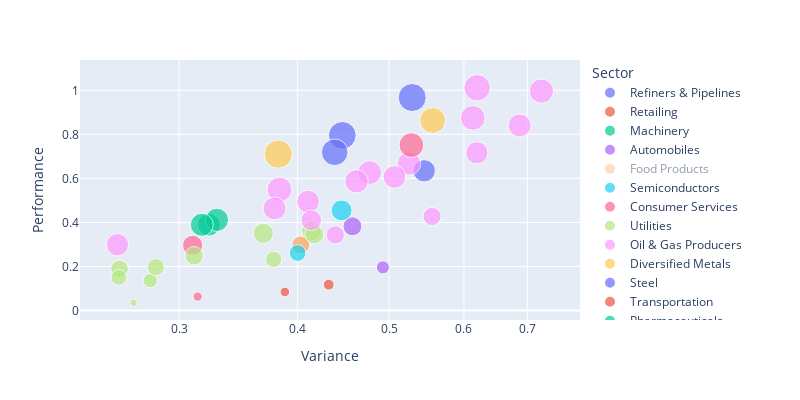

Here is the notebook cell this chart was saved with:
### Code cell
fig2 = px.scatter(worst_50_stocks, x="Variance", y="Performance",
	         size="Sharpe Ratio", color="Sector",color_continuous_scale='magma',
                 hover_name="Stock", log_x=True,width=800, height=400)

fig2.show()

### Figure 1 — Plotly figure (JSON) as saved in the notebook; plotly's stock layout.template omitted (floating-point values rounded to 4 significant figures)
{"data": [{"hovertemplate": "<b>%{hovertext}</b><br><br>Sector=Refiners & Pipelines<br>Variance=%{x}<br>Performance=%{y}<br>Sharpe Ratio=%{marker.size}<extra></extra>", "hovertext": ["VLO", "TRGP"], "legendgroup": "Refiners & Pipelines", "marker": {"color": "#636efa", "size": [1.165, 1.828], "sizemode": "area", "sizeref": 0.004651, "symbol": "circle"}, "mode": "markers", "name": "Refiners & Pipelines", "orientation": "v", "showlegend": true, "type": "scatter", "x": [0.5447, 0.529], "xaxis": "x", "y": [0.6345, 0.9673], "yaxis": "y"}, {"hovertemplate": "<b>%{hovertext}</b><br><br>Sector=Retailing<br>Variance=%{x}<br>Performance=%{y}<br>Sharpe Ratio=%{marker.size}<extra></extra>", "hovertext": ["AMZN"], "legendgroup": "Retailing", "marker": {"color": "#EF553B", "size": [0.2181], "sizemode": "area", "sizeref": 0.004651, "symbol": "circle"}, "mode": "markers", "name": "Retailing", "orientation": "v", "showlegend": true, "type": "scatter", "x": [0.3881], "xaxis": "x", "y": [0.08463], "yaxis": "y"}, {"hovertemplate": "<b>%{hovertext}</b><br><br>Sector=Machinery<br>Variance=%{x}<br>Performance=%{y}<br>Sharpe Ratio=%{marker.size}<extra></extra>", "hovertext": ["SNA", "CAT"], "legendgroup": "Machinery", "marker": {"color": "#00cc96", "size": [1.208, 1.252], "sizemode": "area", "sizeref": 0.004651, "symbol": "circle"}, "mode": "markers", "name": "Machinery", "orientation": "v", "showlegend": true, "type": "scatter", "x": [0.3226, 0.3289], "xaxis": "x", "y": [0.3898, 0.4119], "yaxis": "y"}, {"hovertemplate": "<b>%{hovertext}</b><br><br>Sector=Automobiles<br>Variance=%{x}<br>Performance=%{y}<br>Sharpe Ratio=%{marker.size}<extra></extra>", "hovertext": ["GM"], "legendgroup": "Automobiles", "marker": {"color": "#ab63fa", "size": [0.8361], "sizemode": "area", "sizeref": 0.004651, "symbol": "circle"}, "mode": "markers", "name": "Automobiles", "orientation": "v", "showlegend": true, "type": "scatter", "x": [0.4574], "xaxis": "x", "y": [0.3824], "yaxis": "y"}, {"hovertemplate": "<b>%{hovertext}</b><br><br>Sector=Food Products<br>Variance=%{x}<br>Performance=%{y}<br>Sharpe Ratio=%{marker.size}<extra></extra>", "hovertext": ["SJM", "CAG", "KHC", "ADM", "TSN"], "legendgroup": "Food Products", "marker": {"color": "#FFA15A", "size": [0.7539, 0.7229, 0.9147, 1.382, 0.348], "sizemode": "area", "sizeref": 0.004651, "symbol": "circle"}, "mode": "markers", "name": "Food Products", "orientation": "v", "showlegend": true, "type": "scatter", "visible": "legendonly", "x": [0.2464, 0.2345, 0.2678, 0.2872, 0.2912], "xaxis": "x", "y": [0.1858, 0.1695, 0.245, 0.3968, 0.1014], "yaxis": "y"}, {"hovertemplate": "<b>%{hovertext}</b><br><br>Sector=Semiconductors<br>Variance=%{x}<br>Performance=%{y}<br>Sharpe Ratio=%{marker.size}<extra></extra>", "hovertext": ["MCHP"], "legendgroup": "Semiconductors", "marker": {"color": "#19d3f3", "size": [1.021], "sizemode": "area", "sizeref": 0.004651, "symbol": "circle"}, "mode": "markers", "name": "Semiconductors", "orientation": "v", "showlegend": true, "type": "scatter", "x": [0.4455], "xaxis": "x", "y": [0.4547], "yaxis": "y"}, {"hovertemplate": "<b>%{hovertext}</b><br><br>Sector=Consumer Services<br>Variance=%{x}<br>Performance=%{y}<br>Sharpe Ratio=%{marker.size}<extra></extra>", "hovertext": ["DPZ"], "legendgroup": "Consumer Services", "marker": {"color": "#FF6692", "size": [0.2017], "sizemode": "area", "sizeref": 0.004651, "symbol": "circle"}, "mode": "markers", "name": "Consumer Services", "orientation": "v", "showlegend": true, "type": "scatter", "x": [0.3139], "xaxis": "x", "y": [0.06332], "yaxis": "y"}, {"hovertemplate": "<b>%{hovertext}</b><br><br>Sector=Utilities<br>Variance=%{x}<br>Performance=%{y}<br>Sharpe Ratio=%{marker.size}<extra></extra>", "hovertext": ["PNW", "NRG", "SO", "PPL", "AES", "ATO", "PCG"], "legendgroup": "Utilities", "marker": {"color": "#B6E880", "size": [0.486, 0.6154, 0.7285, 0.6943, 0.9516, 0.5788, 0.8714], "sizemode": "area", "sizeref": 0.004651, "symbol": "circle"}, "mode": "markers", "name": "Utilities", "orientation": "v", "showlegend": true, "type": "scatter", "x": [0.2797, 0.3776, 0.2595, 0.2835, 0.3682, 0.2591, 0.4137], "xaxis": "x", "y": [0.1359, 0.2324, 0.189, 0.1969, 0.3504, 0.1499, 0.3605], "yaxis": "y"}, {"hovertemplate": "<b>%{hovertext}</b><br><br>Sector=Oil & Gas Producers<br>Variance=%{x}<br>Performance=%{y}<br>Sharpe Ratio=%{marker.size}<extra></extra>", "hovertext": ["HES", "DVN", "COP", "EOG", "XOM", "PXD", "EQT", "CVX", "APA", "MRO", "OXY", "CTRA"], "legendgroup": "Oil & Gas Producers", "marker": {"color": "#FF97FF", "size": [1.272, 1.633, 1.314, 1.197, 1.435, 1.27, 1.157, 1.226, 1.376, 1.427, 1.223, 0.7835], "sizemode": "area", "sizeref": 0.004651, "symbol": "circle"}, "mode": "markers", "name": "Oil & Gas Producers", "orientation": "v", "showlegend": true, "type": "scatter", "x": [0.5249, 0.6195, 0.4769, 0.5067, 0.383, 0.462, 0.6192, 0.3784, 0.7244, 0.613, 0.687, 0.4387], "xaxis": "x", "y": [0.6676, 1.011, 0.6266, 0.6067, 0.5498, 0.5868, 0.7162, 0.4639, 0.9965, 0.8748, 0.8404, 0.3437], "yaxis": "y"}, {"hovertemplate": "<b>%{hovertext}</b><br><br>Sector=Diversified Metals<br>Variance=%{x}<br>Performance=%{y}<br>Sharpe Ratio=%{marker.size}<extra></extra>", "hovertext": ["FCX"], "legendgroup": "Diversified Metals", "marker": {"color": "#FECB52", "size": [1.553], "sizemode": "area", "sizeref": 0.004651, "symbol": "circle"}, "mode": "markers", "name": "Diversified Metals", "orientation": "v", "showlegend": true, "type": "scatter", "x": [0.5559], "xaxis": "x", "y": [0.8635], "yaxis": "y"}, {"hovertemplate": "<b>%{hovertext}</b><br><br>Sector=Steel<br>Variance=%{x}<br>Performance=%{y}<br>Sharpe Ratio=%{marker.size}<extra></extra>", "hovertext": ["STLD", "NUE"], "legendgroup": "Steel", "marker": {"color": "#636efa", "size": [1.783, 1.641], "sizemode": "area", "sizeref": 0.004651, "symbol": "circle"}, "mode": "markers", "name": "Steel", "orientation": "v", "showlegend": true, "type": "scatter", "x": [0.4463, 0.4381], "xaxis": "x", "y": [0.7956, 0.7188], "yaxis": "y"}, {"hovertemplate": "<b>%{hovertext}</b><br><br>Sector=Transportation<br>Variance=%{x}<br>Performance=%{y}<br>Sharpe Ratio=%{marker.size}<extra></extra>", "hovertext": ["LUV"], "legendgroup": "Transportation", "marker": {"color": "#EF553B", "size": [0.2719], "sizemode": "area", "sizeref": 0.004651, "symbol": "circle"}, "mode": "markers", "name": "Transportation", "orientation": "v", "showlegend": true, "type": "scatter", "x": [0.4318], "xaxis": "x", "y": [0.1174], "yaxis": "y"}, {"hovertemplate": "<b>%{hovertext}</b><br><br>Sector=Pharmaceuticals<br>Variance=%{x}<br>Performance=%{y}<br>Sharpe Ratio=%{marker.size}<extra></extra>", "hovertext": ["LLY"], "legendgroup": "Pharmaceuticals", "marker": {"color": "#00cc96", "size": [1.228], "sizemode": "area", "sizeref": 0.004651, "symbol": "circle"}, "mode": "markers", "name": "Pharmaceuticals", "orientation": "v", "showlegend": true, "type": "scatter", "x": [0.3171], "xaxis": "x", "y": [0.3894], "yaxis": "y"}, {"hovertemplate": "<b>%{hovertext}</b><br><br>Sector=Software & Services<br>Variance=%{x}<br>Performance=%{y}<br>Sharpe Ratio=%{marker.size}<extra></extra>", "hovertext": ["META"], "legendgroup": "Software & Services", "marker": {"color": "#ab63fa", "size": [0.3982], "sizemode": "area", "sizeref": 0.004651, "symbol": "circle"}, "mode": "markers", "name": "Software & Services", "orientation": "v", "showlegend": true, "type": "scatter", "x": [0.4926], "xaxis": "x", "y": [0.1961], "yaxis": "y"}, {"hovertemplate": "<b>%{hovertext}</b><br><br>Sector=Banks<br>Variance=%{x}<br>Performance=%{y}<br>Sharpe Ratio=%{marker.size}<extra></extra>", "hovertext": ["WFC"], "legendgroup": "Banks", "marker": {"color": "#FFA15A", "size": [0.7398], "sizemode": "area", "sizeref": 0.004651, "symbol": "circle"}, "mode": "markers", "name": "Banks", "orientation": "v", "showlegend": true, "type": "scatter", "x": [0.4034], "xaxis": "x", "y": [0.2984], "yaxis": "y"}, {"hovertemplate": "<b>%{hovertext}</b><br><br>Sector=Healthcare<br>Variance=%{x}<br>Performance=%{y}<br>Sharpe Ratio=%{marker.size}<extra></extra>", "hovertext": ["UHS"], "legendgroup": "Healthcare", "marker": {"color": "#19d3f3", "size": [0.6531], "sizemode": "area", "sizeref": 0.004651, "symbol": "circle"}, "mode": "markers", "name": "Healthcare", "orientation": "v", "showlegend": true, "type": "scatter", "x": [0.4003], "xaxis": "x", "y": [0.2614], "yaxis": "y"}, {"hovertemplate": "<b>%{hovertext}</b><br><br>Sector=Chemicals<br>Variance=%{x}<br>Performance=%{y}<br>Sharpe Ratio=%{marker.size}<extra></extra>", "hovertext": ["FMC", "MOS"], "legendgroup": "Chemicals", "marker": {"color": "#FF6692", "size": [0.9545, 1.423], "sizemode": "area", "sizeref": 0.004651, "symbol": "circle"}, "mode": "markers", "name": "Chemicals", "orientation": "v", "showlegend": true, "type": "scatter", "x": [0.3101, 0.528], "xaxis": "x", "y": [0.2959, 0.7514], "yaxis": "y"}, {"hovertemplate": "<b>%{hovertext}</b><br><br>Sector=Industrial Conglomerates<br>Variance=%{x}<br>Performance=%{y}<br>Sharpe Ratio=%{marker.size}<extra></extra>", "hovertext": ["MMM", "FTV", "GE"], "legendgroup": "Industrial Conglomerates", "marker": {"color": "#B6E880", "size": [0.1312, 0.7996, 0.8292], "sizemode": "area", "sizeref": 0.004651, "symbol": "circle"}, "mode": "markers", "name": "Industrial Conglomerates", "orientation": "v", "showlegend": true, "type": "scatter", "x": [0.2685, 0.3112, 0.4169], "xaxis": "x", "y": [0.03522, 0.2488, 0.3457], "yaxis": "y"}, {"hovertemplate": "<b>%{hovertext}</b><br><br>Sector=Aerospace & Defense<br>Variance=%{x}<br>Performance=%{y}<br>Sharpe Ratio=%{marker.size}<extra></extra>", "hovertext": ["TXT", "BA", "GD", "TDG"], "legendgroup": "Aerospace & Defense", "marker": {"color": "#FF97FF", "size": [1.205, 0.7695, 1.158, 0.9911], "sizemode": "area", "sizeref": 0.004651, "symbol": "circle"}, "mode": "markers", "name": "Aerospace & Defense", "orientation": "v", "showlegend": true, "type": "scatter", "x": [0.4106, 0.5552, 0.2582, 0.4138], "xaxis": "x", "y": [0.4949, 0.4272, 0.2989, 0.4101], "yaxis": "y"}, {"hovertemplate": "<b>%{hovertext}</b><br><br>Sector=Construction & Engineering<br>Variance=%{x}<br>Performance=%{y}<br>Sharpe Ratio=%{marker.size}<extra></extra>", "hovertext": ["PWR"], "legendgroup": "Construction & Engineering", "marker": {"color": "#FECB52", "size": [1.86], "sizemode": "area", "sizeref": 0.004651, "symbol": "circle"}, "mode": "markers", "name": "Construction & Engineering", "orientation": "v", "showlegend": true, "type": "scatter", "x": [0.3818], "xaxis": "x", "y": [0.7103], "yaxis": "y"}], "layout": {"height": 400, "legend": {"itemsizing": "constant", "title": {"text": "Sector"}, "tracegroupgap": 0}, "margin": {"t": 60}, "width": 800, "xaxis": {"anchor": "y", "autorange": true, "domain": [0, 1], "range": [-0.628, -0.09882], "title": {"text": "Variance"}, "type": "log"}, "yaxis": {"anchor": "x", "autorange": true, "domain": [0, 1], "range": [-0.04287, 1.138], "title": {"text": "Performance"}, "type": "linear"}}}
